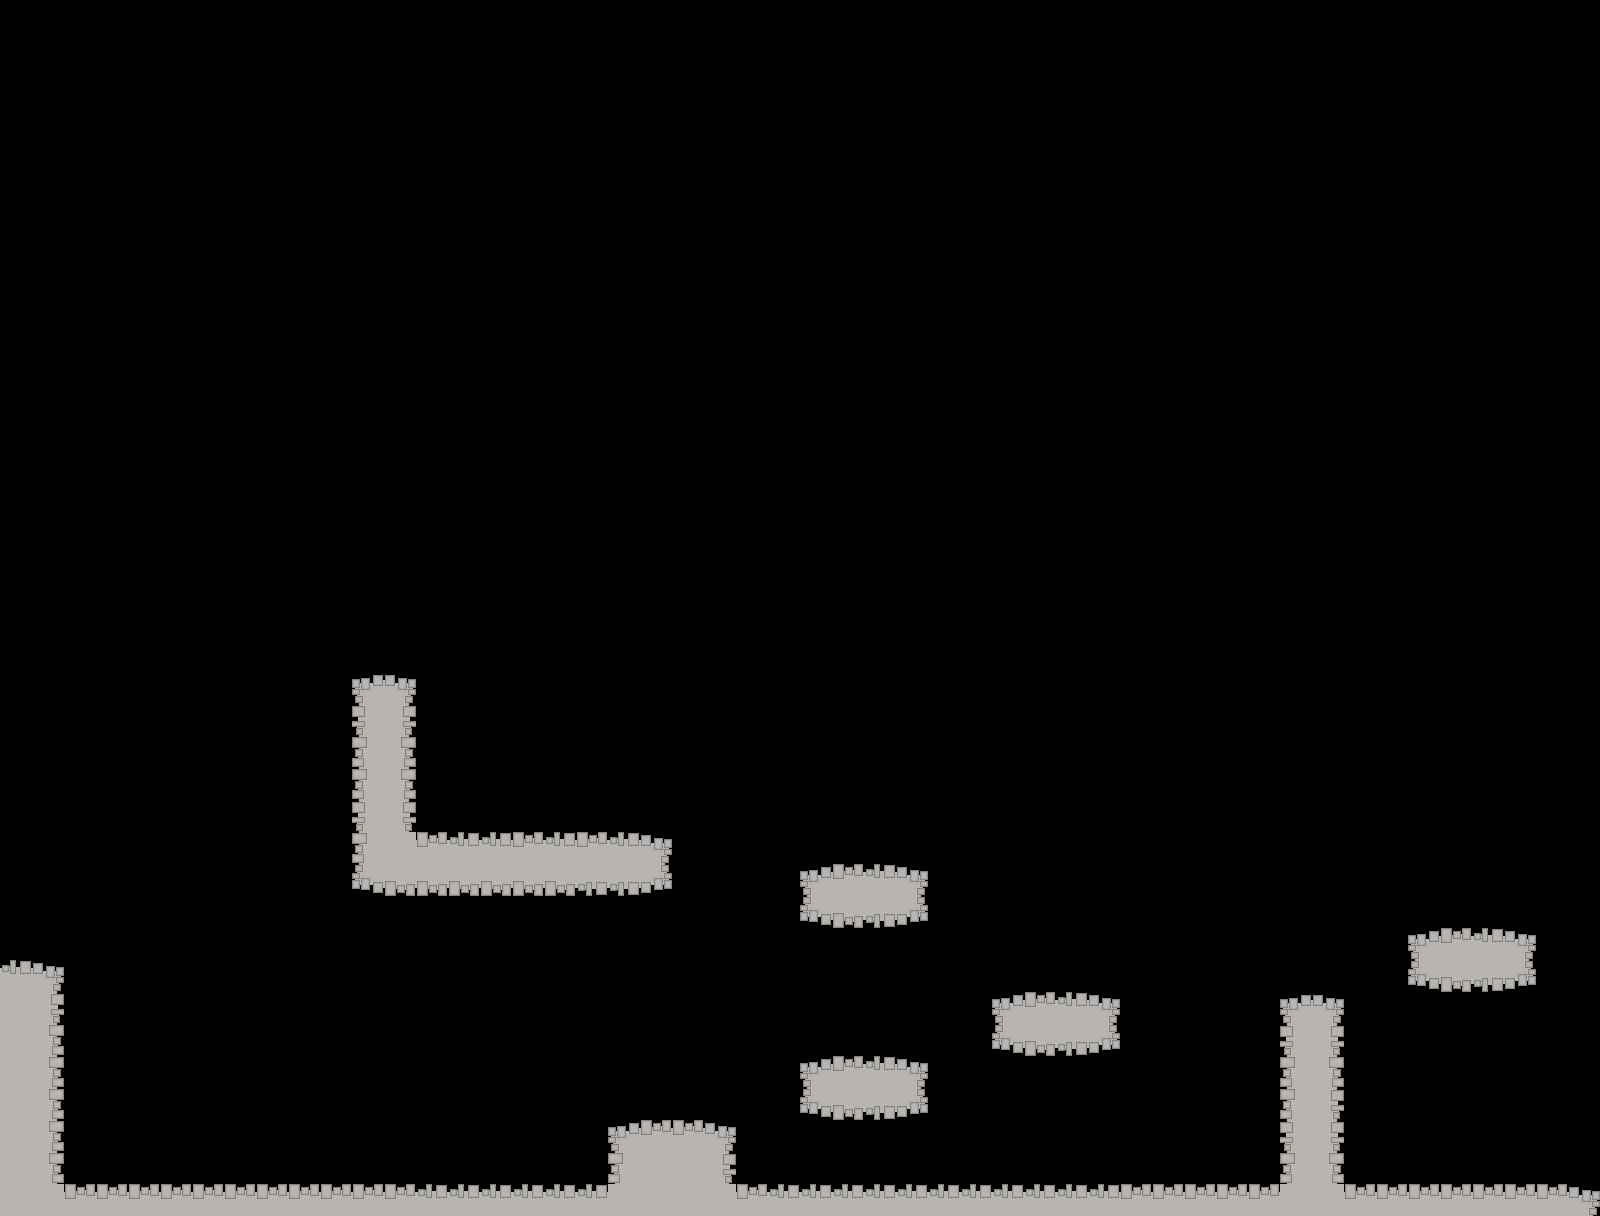

A 2D game scene composited from a Tiled map and its tileset images. What follows is a short description and the map's XML, with each tile layer's data collapsed to a summary:
An orthogonal 50x38 tile map with 32x32 px tiles, 1 tile layer (Tile Layer 1) and 24 objects.

<map version="1.0" orientation="orthogonal" width="50" height="38" tilewidth="32" tileheight="32">
 <tileset firstgid="1" name="tileset" tilewidth="32" tileheight="32">
  <image source="tileset.png" width="256" height="256" />
  <terraintypes>
   <terrain name="Rock" tile="-1" />
  </terraintypes>
  <tile id="32" terrain=",,,0" />
  <tile id="33" terrain=",,0,0" />
  <tile id="34" terrain=",,0,0" />
  <tile id="35" terrain=",,0," />
  <tile id="40" terrain=",0,,0" />
  <tile id="41" terrain="0,0,0,0" />
  <tile id="42" terrain="0,0,0,0" />
  <tile id="43" terrain="0,,0," />
  <tile id="48" terrain=",0,,0" />
  <tile id="49" terrain="0,0,0,0" />
  <tile id="50" terrain="0,0,0,0" />
  <tile id="51" terrain="0,,0," />
  <tile id="56" terrain=",0,," />
  <tile id="57" terrain="0,0,," />
  <tile id="58" terrain="0,0,," />
  <tile id="59" terrain="0,,," />
 </tileset>
 <layer name="Tile Layer 1" width="50" height="38">
  <data>[1900 cells, 146 non-empty, 15 distinct tile ids]</data>
 </layer>
 <objectgroup name="object start" width="50" height="38">
  <object x="166" y="1145" width="20" height="11" />
 </objectgroup>
 <objectgroup name="object ground" width="50" height="38">
  <object x="58" y="1185" width="1028" height="37" />
  <object x="1086" y="1186" width="585" height="38" />
  <object x="611" y="1128" width="120" height="11" />
  <object x="802" y="1059" width="123" height="13" />
  <object x="801" y="867" width="126" height="11" />
  <object x="994" y="993" width="124" height="13" />
  <object x="1281" y="993" width="60" height="20" />
  <object x="1409" y="928" width="124" height="18" />
  <object x="353" y="674" width="60" height="16" />
  <object x="418" y="834" width="252" height="16" />
  <object x="4" y="963" width="57" height="13" />
 </objectgroup>
 <objectgroup name="object walls" width="50" height="38">
  <object x="4" y="978" width="54" height="235" />
  <object x="355" y="695" width="57" height="140" />
  <object x="362" y="866" width="305" height="23" />
  <object x="641" y="847" width="27" height="19" />
  <object x="612" y="1140" width="120" height="53" />
  <object x="804" y="1075" width="120" height="36" />
  <object x="803" y="882" width="123" height="38" />
  <object x="995" y="1011" width="122" height="38" />
  <object x="1283" y="1012" width="57" height="173" />
  <object x="1412" y="947" width="120" height="38" />
  <object x="356" y="832" width="56" height="59" />
 </objectgroup>
 <objectgroup name="Enemy start" width="50" height="38">
  <object x="537" y="1131" width="21" height="13" />
 </objectgroup>
</map>